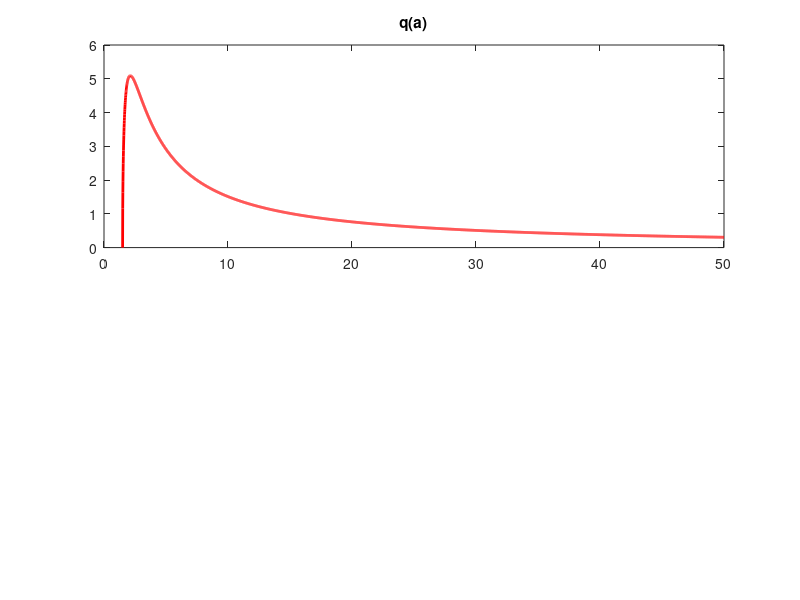

MATLAB code for this plot: (Note: this script raises an error after producing the figure.)
clc
clear all
close all


figure;

W = tf(7, [0.005 0.15 1 0]);
% рассмотрим построение графика функции
x = 1.5:0.01:50;
qa = (15.28./x./x).*sqrt((x.*x)-(2.25));
qa_ =-((22.91./x)./x); 
f = -20 .*log10((1./x).^2.*sqrt((233.4.*(x.^2-2.25)+524.9)));
f4h = - pi+atan(1.5./sqrt(x.*x-2.25));

figure;
subplot(2,1,1)
plot(x, qa, 'LineWidth',2, 'Color', 'r');
title('q(a)')
xline(6.08);
grid on;

subplot(2,1,2)
plot(x, qa_, 'LineWidth',2, 'Color', 'r');
title('q`(a)')
xline(6.08);
grid on;


figure;
bode(W);  
xline(-0.94);
grid on;
figure;
subplot(2,1,1)
plot(x, f, 'LineWidth',2, 'Color', 'r');
yline(-17);
title('20 lg(W_L (jw))');
grid on;
% 
subplot(2,1,2)
plot(x, f4h, 'LineWidth',2, 'Color', 'r');
title('arg〖W_L (jw)〗');
yline(-pi);
grid on;




% %  